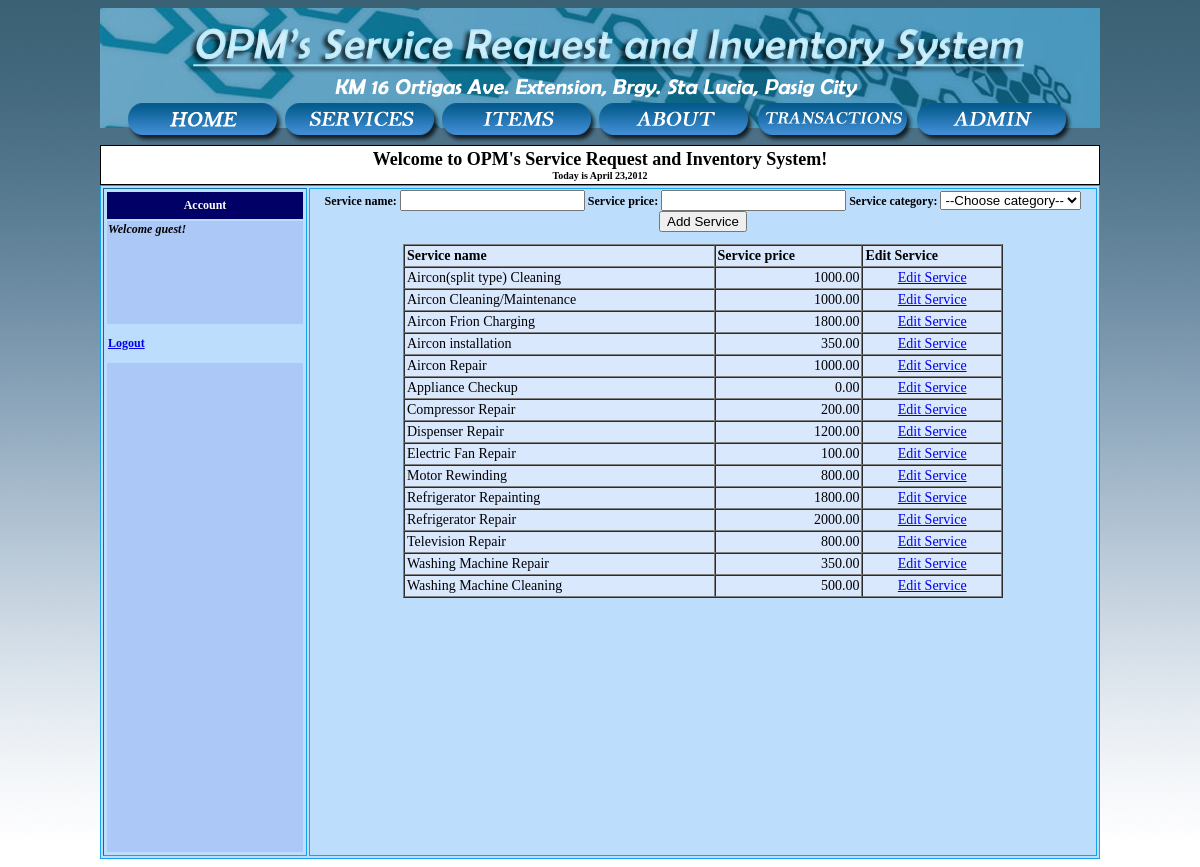
/services.php, run on the app's committed database.
### tables this page shows
CREATE TABLE IF NOT EXISTS `services` (
  `service_id` int(255) NOT NULL AUTO_INCREMENT,
  `category_id` int(255) DEFAULT NULL,
  `name` varchar(100) NOT NULL,
  `info` text NOT NULL,
  `price` decimal(8,2) NOT NULL,
  PRIMARY KEY (`service_id`),
  KEY `category_id` (`category_id`)
);

### includes/sessionstart.php (called while the page is built, shortened)
<?php
	$user = $_SESSION['username'];
	$guest = $_SESSION['guest'];
	if(!isset($user)) $user = 'guest';
?>

### services.php (the view, shortened to what this page needs)
<?php
require_once "includes/sessionstart.php";
?>
<html>
    <head>
    </head>
    <body onLoad="MM_preloadImages('../CS192_presented/img/orderrollover.png','img/homerollover.png','img/servicesrollover.png','img/itemsrollover.png','img/aboutrollover.png','img/transactionsrollover.png','img/adminrollover.png')">
        <table width="990" height="185" border="0" cellpadding="0" cellspacing="0" class="bannerstyle" align="center">
            <tr class="bannerstyle">
                <th height="195" class="bannerstyle style2" scope="col"><div>
                <p align="center">&nbsp;</p>
                <p align="center">&nbsp;</p>
                <p align="center">&nbsp;</p>
                <p align="center">&nbsp;</p>
                <p align="center">&nbsp;</p>
                <p align="center"><a href="home.php" onMouseOut="MM_swapImgRestore()" onMouseOver="MM_swapImage('home','','img/homerollover.png',1)"><img src="img/home.png" name="home" width="157" height="40" border="0"></a><a href="services.php" onMouseOut="MM_swapImgRestore()" onMouseOver="MM_swapImage('Image2','','img/servicesrollover.png',1)"><img src="img/services.png" name="Image2" width="157" height="40" border="0"></a><a href="items.php" onMouseOut="MM_swapImgRestore()" onMouseOver="MM_swapImage('items','','img/itemsrollover.png',1)"><img src="img/items.png" name="items" width="157" height="40" border="0"></a><a href="about.php" onMouseOut="MM_swapImgRestore()" onMouseOver="MM_swapImage('about','','img/aboutrollover.png',1)"><img src="img/about.png" name="about" width="157" height="40" border="0"></a>
                    <?php
                    if ($guest == true) {
                        $write = <<<WRITE
							<a href="order.php" onMouseOut="MM_swapImgRestore()" onMouseOver="MM_swapImage('order','','img/orderrollover.png',1)"><img src="img/order.png" name="order" width="157" height="40" border="0"></a><a href="receipt.php" onMouseOut="MM_swapImgRestore()" onMouseOver="MM_swapImage('receipt','','img/receiptrollover.png',1)"><img src="img/receipt.png" name="receipt" width="157" height="40" border="0"></a>
WRITE;
                        echo $write;
                    } else {
                        $write = <<<WRITE
<a href="transactions.php" onMouseOut="MM_swapImgRestore()" onMouseOver="MM_swapImage('transactions','','img/transactionsrollover.png',1)"><img src="img/transactions.png" name="transactions" width="157" height="40" border="0"></a>
<a href="admin.php" onMouseOut="MM_swapImgRestore()" onMouseOver="MM_swapImage('admin','','img/adminrollover.png',1)"><img src="img/admin.png" name="admin" width="157" height="40" border="0"></a>
WRITE;
                        echo $write;
                    }
                    ?>
                </p>
            </div>            </th>
    </tr>
</table>
<table width="532" height="40" border="0" cellpadding="0" cellspacing="0" class="wholetable" align="center">
    <tr>
        <th width="532" height="40" bordercolor="0" class="welcomestyle" scope="col"><div align="center">
        <?php include "includes/welcomemsg.php"; ?>
    </div></th>
</tr>
</table>
<table width="1020" height="200" border="1" align="center" class="maintable">
    <tr>
        <th width="200" scope="col"><table width="168" height="666" border="0" class="sidetablestyle">
        <tr class="buttonstyle">
            <th width="158" height="27" scope="col">Account</th>
        </tr>
        <tr class="accountinfostyle">
            <th height="103" scope="col"><?php echo "Welcome $user!"; ?>
        <div align="center"></div></th>
        </tr>
        <tr>
            <th height="35" scope="col"><div align="left" class="logoutstyle"><a href="logout.php"> Logout </div></th>
        </tr>
        <tr class="accountinfostyle">
            <th height="489" scope="col">&nbsp;</th>
        </tr>
    </table></th>
<th width="802" class="maintable" scope="col">			<?php
        if ($guest == false) {
            $add = <<<ADD
						<form name="addservice" action="addservice.php" onsubmit=" return add(this, 'Service')">
							<label> Service name: </label>
								<input type="text" name="name">
							<label> Service price: </label>
								<input type="text" name="price">
							<label> Service category: </label>
								<select id="category" name="category[]">
									<option value="0"> --Choose category-- </option>
ADD;
            $query = "SELECT category_id, category FROM category_service";
            $result = mysql_query($query) or die(mysql_error());
            while ($row = mysql_fetch_array($result)) {
                $category = $row['category'];
                $add .=<<<ADD
							"<option value='$category'> $category </option>";
ADD;
            }
            $add .=<<<ADD
					</select>
					<input type="submit" value="Add Service">
				</form>
ADD;
            echo $add;
        }
        ?>
<table width="70%" border="1" align="center" cellpadding="2" cellspacing="0" class="liststyle">
    <tr>
        <th> Service name </th>
        <th> Service price </th>
        <?php
        if ($guest == true)
            echo '<th> Order Service </th>';
        else
            echo '<th> Edit Service </th>';
        ?>
    </tr>
    <?php
    $query = "SELECT name, price FROM services";
    $result = mysql_query($query) or die(mysql_error());
    $output = '';
    while ($row = mysql_fetch_array($result)) {
        $name = $row['name'];
        $price = $row['price'];
        $output .=<<<OUTPUT
							<form name="servicetable" action="transact.php?type=Service" method="post">
								<tr>
									<td align="left"> $name </td>
									<td align="right"> $price </td>
OUTPUT;
        if ($guest == true) {
            $output .=<<<OUTPUT
								<td align="center"> <input type="text" name="order[$name]" value="Enter number" onfocus="nullify(this)"> </td>
OUTPUT;
        } else {
            $output .=<<<OUTPUT
								<td align="center"> <a href="editservice.php?name=$name"> Edit Service </td>
OUTPUT;
        }
        $output .= "</tr>";
    }
    echo $output;
    ?>
</table>
</body>
</html>

### services.php (style rules this page uses)
.liststyle { font-family: Georgia, "Times New Roman", Times, serif; font-size: 14px; background-color: #DAE8FE; width: 600px; text-align: left; }
.bannerstyle { font-family: Georgia, "Times New Roman", Times, serif; font-size: 10px; border: thin none #000000; background-image: url(img/banner.png); background-repeat: no-repeat; background-position: center top; height: 120px; width: 1000px; text-align: left; }
.buttonstyle { color: #FFFFFF; background-color: #000066; height: 15px; width: 90px; font-family: Georgia, "Times New Roman", Times, serif; font-size: 12px; border: thin solid #000000; }
.maintable { border: thin solid #13A3F0; text-align: center; vertical-align: text-top; background-color: #BDDDFD; font-family: Georgia, "Times New Roman", Times, serif; font-size: 12px; font-style: normal; height: auto; width: 1000px; }
.accountinfostyle { font-family: Georgia, "Times New Roman", Times, serif; font-size: 12px; font-style: italic; background-color: #ACC8F7; color: #000000; text-align: left; vertical-align: top; }
.logoutstyle { color: #003399; font-size: 12px; border-top-style: none; border-right-style: none; border-bottom-style: none; border-left-style: none; }
.welcomestyle { font-family: Georgia, "Times New Roman", Times, serif; font-size: 10px; border-top-width: thin; border-right-width: thin; border-bottom-width: thin; border-left-width: thin; border-top-style: solid; border-right-style: solid; border-bottom-style: solid; border-left-style: solid; height: 40px; width: 1000px; background-image: none; background-color: #FFFFFF; }
.sidetablestyle { background-color: #BDDDFD; width: 200px; height: 50px; }
.style2 { font-size: 9px }

### data on the page
services: name "Aircon(split type) Cleaning", price "1000.00"
services: name "Aircon Cleaning/Maintenance", price "1000.00"
services: name "Aircon Frion Charging", price "1800.00"
services: name "Aircon installation", price "350.00"
services: name "Aircon Repair", price "1000.00"
services: name "Appliance Checkup", price "0.00"
services: name "Compressor Repair", price "200.00"
services: name "Dispenser Repair", price "1200.00"
services: name "Electric Fan Repair", price "100.00"
services: name "Motor Rewinding", price "800.00"
services: name "Refrigerator Repainting", price "1800.00"
services: name "Refrigerator Repair", price "2000.00"
services: name "Television Repair", price "800.00"
services: name "Washing Machine Repair", price "350.00"
services: name "Washing Machine Cleaning", price "500.00"

### other printed values
$user "guest"
